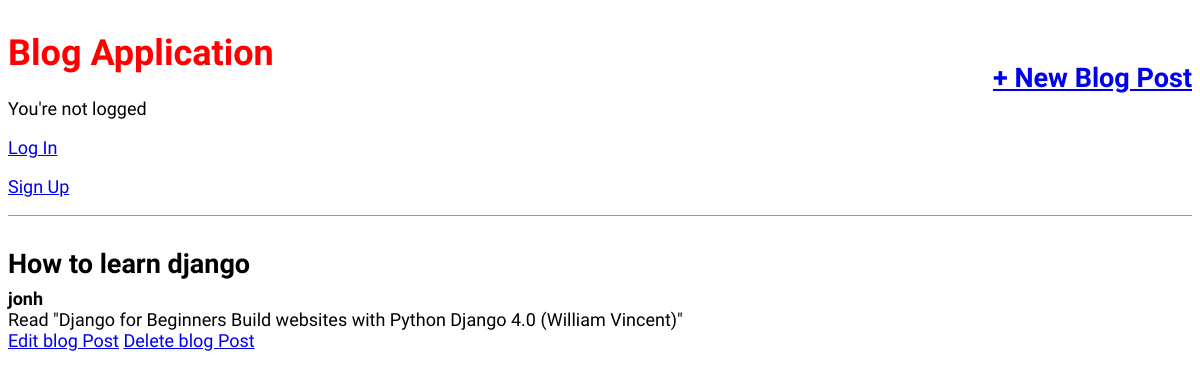
/post/1/, run on an earlier commit of the app's database.
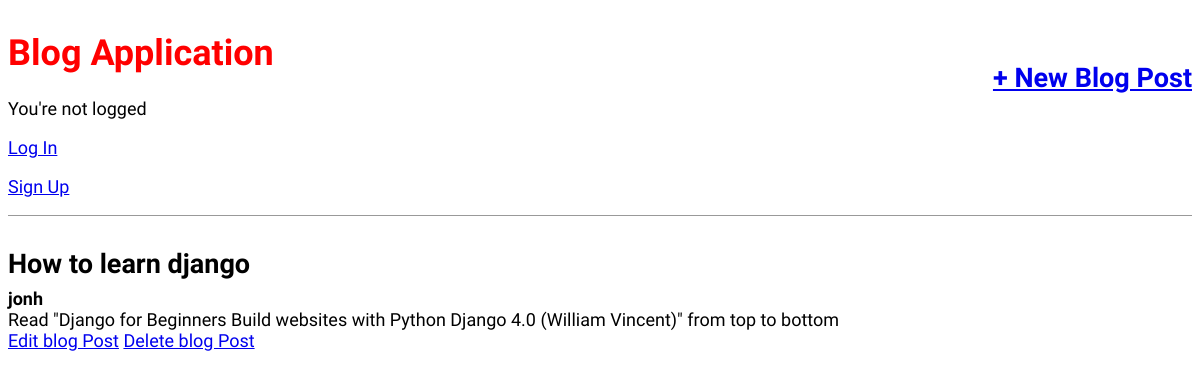
And on a later commit of the database.
### blog/models.py (models this page shows, shortened)
class Post(models.Model):
    title = models.CharField(max_length=200)
    author = models.ForeignKey(
        "auth.user",
        on_delete=models.CASCADE,
    )
    body = models.TextField()

### blog/views.py (the view)
# urls.py: path("post/<int:pk>/", BLogDetailsView.as_view(), name="post_detail"),
class BLogDetailsView(DetailView):
    model = Post
    template_name = "post_detail.html"

### templates/post_detail.html (shortened to what this page needs)
{% extends 'base.html' %}
{% block content %}
<div class="post-entry">
    <h2>{{ post.title }}</h2>
    <span class="post-author">{{ post.author }}</span>
    <p class="post-body">{{ post.body }}</p>
    <div>
        <a href="{% url 'post_edit' post.pk %}">Edit blog Post</a>
        <a href="{% url 'post_delete' post.pk %}">Delete blog Post</a>
    </div>
</div>
{% endblock content %}

What changed in the data, as far as the page shows it:
changed Post "How to learn django": body "Read \"Django for Beginners Build websites with Python Django 4.0 (William Vincent)\"" → "Read \"Django for Beginners Build websites with Python Django 4.0 (William Vincent)\" from top to bottom"
